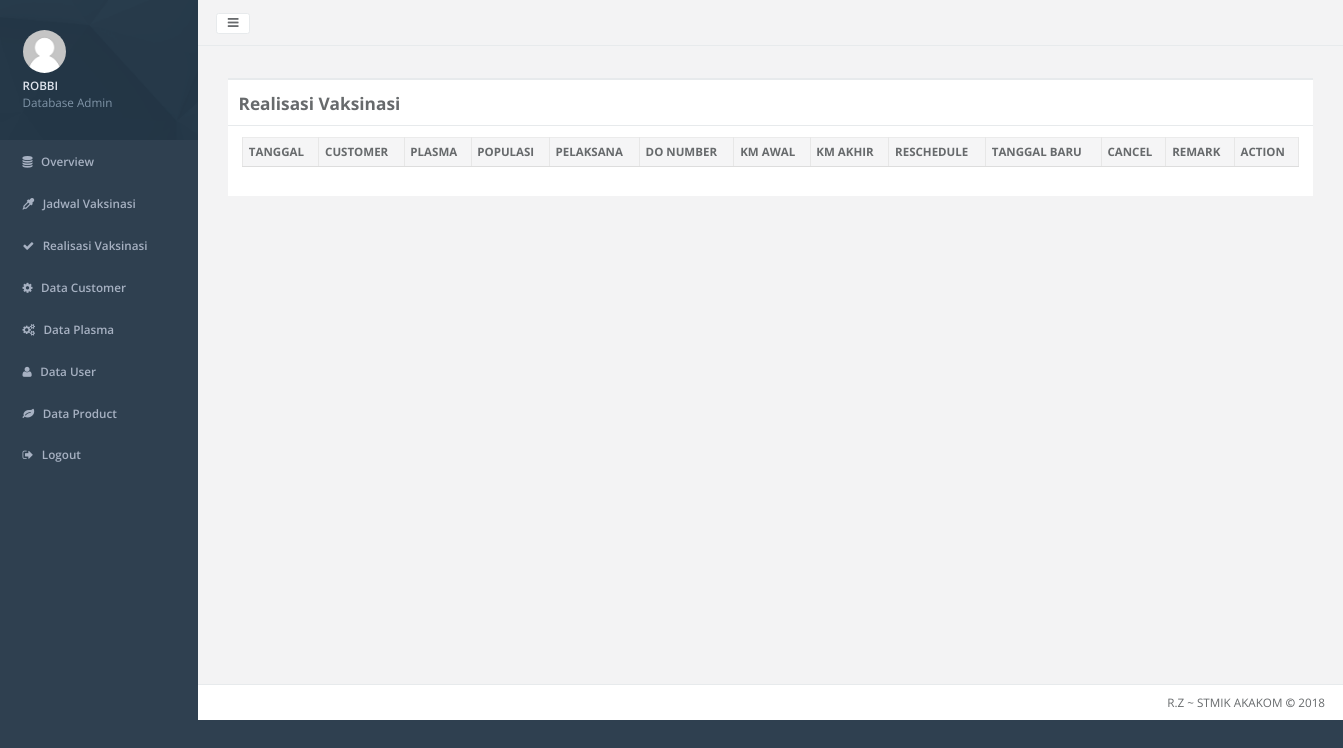
The app's page /_admin/home.php?hal=realisasi-data (signed in), older data.
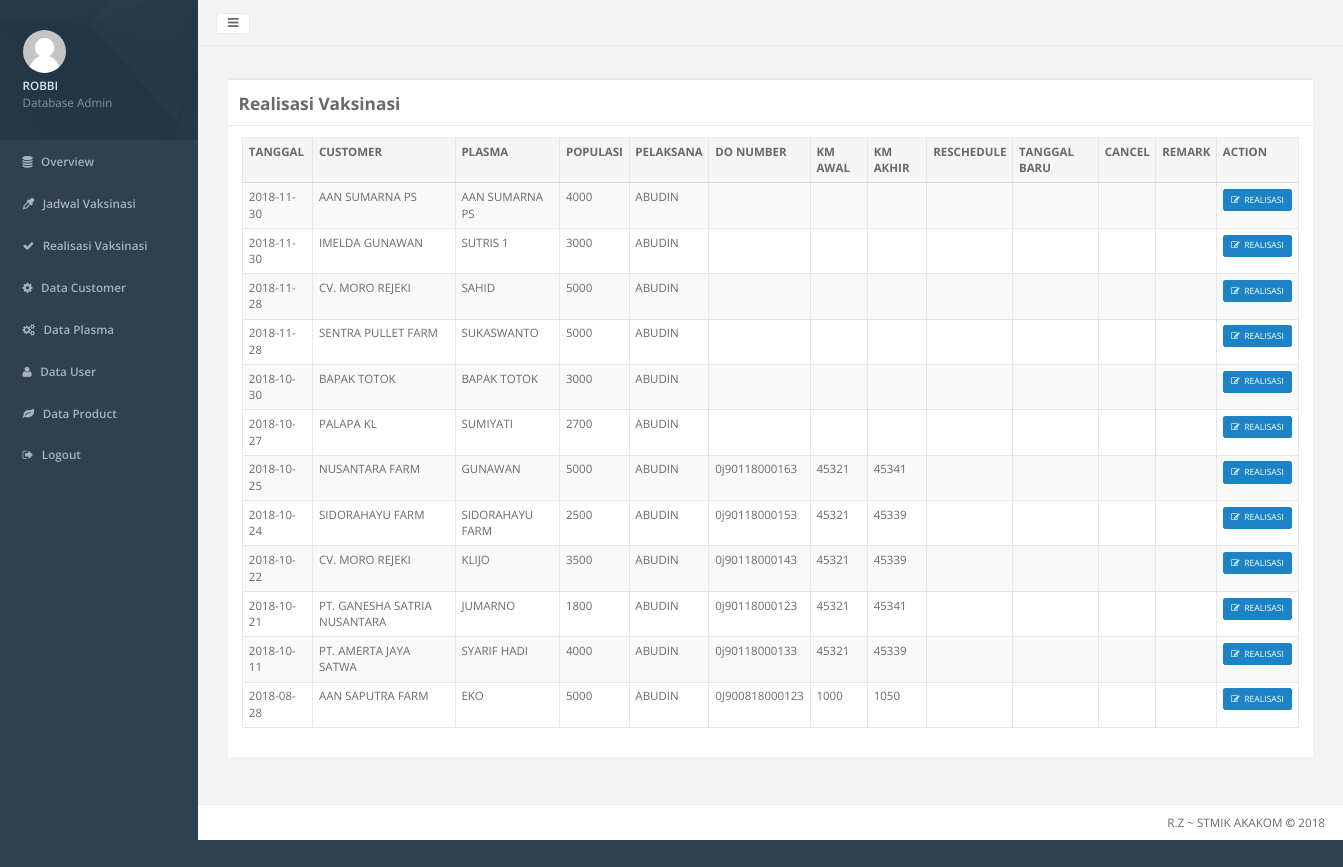
The same page, newer data.
### tables this page shows
CREATE TABLE IF NOT EXISTS `vaksinasi` (
`vacid` int(255) NOT NULL,
  `plasmacode` int(8) NOT NULL,
  `stockcode` varchar(8) NOT NULL,
  `pelaksana` int(8) NOT NULL,
  `tanggal` date NOT NULL,
  `jenis` enum('LAYER','BROILER','PEJANTAN','BREEDING','BEBEK') NOT NULL,
  `populasi` int(8) NOT NULL,
  `umur` int(4) NOT NULL,
  `aplikasi` enum('SUBKUTAN','IM-DADA','IM-PAHA','T-MATA','T-MULUT','T-HIDUNG','MINUM','SPRAY','SAYAP') NOT NULL,
  `status` enum('BELUM','SUDAH') NOT NULL DEFAULT 'BELUM',
  `donumber` varchar(16) DEFAULT NULL,
  `batch` varchar(16) DEFAULT NULL,
  `kmstart` int(8) DEFAULT NULL,
  `kmfinish` int(8) DEFAULT NULL,
  `remark` varchar(128) DEFAULT NULL,
  `reschedule` enum('A','B','C','D','E','F','G','H') DEFAULT NULL,
  `newdate` date DEFAULT NULL,
  `cancel` enum('1','2','3','4') DEFAULT NULL
);

CREATE TABLE IF NOT EXISTS `customer` (
  `custcode` char(5) NOT NULL,
  `custname` varchar(32) NOT NULL,
  `category` enum('PS','Farm','KK','KL','KN') NOT NULL,
  `salesman` varchar(3) NOT NULL
);

CREATE TABLE IF NOT EXISTS `plasma` (
`plasmacode` int(8) NOT NULL,
  `custcode` varchar(5) NOT NULL,
  `plasmaname` varchar(32) NOT NULL,
  `address` varchar(128) NOT NULL,
  `city` varchar(32) NOT NULL,
  `area` enum('DK','LK') NOT NULL,
  `phone` varchar(16) NOT NULL
);

CREATE TABLE IF NOT EXISTS `user` (
`uid` int(8) NOT NULL,
  `username` varchar(32) NOT NULL,
  `password` varchar(16) NOT NULL,
  `role` enum('admin','koordinator','vaksinator') NOT NULL,
  `token` varchar(64) NOT NULL
);

### _admin/realisasi-data.php (the view, shortened to what this page needs)
<div class="wrapper wrapper-content animated fadeInRight" style="zoom: 0.8;">
    <div class="row">
        <div class="col-lg-12">
            <div class="ibox float-e-margins">
                <div class="ibox-title">
                    <h2><b>Realisasi Vaksinasi</b></h2>
                </div>
                <div class="ibox-content">
                    <div class="table-responsive">
                        <table class="table table-striped table-bordered table-hover dataTables-examples" >
                            <thead>
                                <tr>
                                    <th>TANGGAL</th>
                                    <th>CUSTOMER</th>
                                    <th>PLASMA</th>
                                    <th>POPULASI</th>
                                    <th>PELAKSANA</th>
                                    <th>DO NUMBER</th>
                                    <th>KM AWAL</th>
                                    <th>KM AKHIR</th>
                                    <th>RESCHEDULE</th>
                                    <th>TANGGAL BARU</th>
                                    <th>CANCEL</th>
                                    <th>REMARK</th>
                                    <th>ACTION</th>
                                </tr>
                            </thead>
                            <tbody>
                            <?php
                            include '../koneksi.php';
                            $sql = "SELECT * FROM vaksinasi,user,product,plasma,customer WHERE vaksinasi.pelaksana = user.uid AND vaksinasi.stockcode=product.stockcode AND vaksinasi.plasmacode = plasma.plasmacode AND plasma.custcode = customer.custcode ORDER BY tanggal DESC";
                            $query = mysqli_query($kon, $sql);
                            while ($row = mysqli_fetch_array($query)) {
                            ?>
                                <tr>
                                    <td><?php echo $row['tanggal'];?></td>
                                    <td><?php echo $row['custname'];?></td>
                                    <td><?php echo $row['plasmaname'];?></td>
                                    <td><?php echo $row['populasi'];?></td>
                                    <td><?php echo $row['username'];?></td>
                                    <td><?php echo $row['donumber'];?></td>
                                    <td><?php echo $row['kmstart'];?></td>
                                    <td><?php echo $row['kmfinish'];?></td>
                                    <?php
                                    if ($row['reschedule']=='A'){$showReschedule='Ayam dalam pengobatan';}
                                    else if ($row['reschedule']=='B'){$showReschedule='Ayam terlalu kecil';}
                                    else if ($row['reschedule']=='C'){$showReschedule='Chick in mundur';}
                                    else if ($row['reschedule']=='D'){$showReschedule='Jadwal padat';}
                                    else if ($row['reschedule']=='E'){$showReschedule='Kurang vaksinator';}
                                    else if ($row['reschedule']=='F'){$showReschedule='Mendahulukan kasus';}
                                    else if ($row['reschedule']=='G'){$showReschedule='Permintaan peternak';}
                                    else if ($row['reschedule']=='H'){$showReschedule='Lain-lain';}
                                    else{$showReschedule='';}
                                    ?>
                                    <td><?php echo $showReschedule;?></td>
                                    <td><?php echo $row['newdate'];?></td>
                                    <?php
                                    if ($row['cancel']=='1'){$showCancel='Dikerjakan orang lain';}
                                    else if ($row['cancel']=='2'){$showCancel='Sudah dipanen';}
                                    else if ($row['cancel']=='3'){$showCancel='Vaksin hatchery';}
                                    else if ($row['cancel']=='4'){$showCancel='Lain-lain';}
                                    else{$showCancel='';}
                                    ?>
                                    <td><?php echo $showCancel;?></td>
                                    <td><?php echo $row['remark'];?></td>
                                    <td class="center">
                                        <center>
                                            <a class="btn btn-sm btn-success" href="home.php?hal=realisasi-edit&vacid=<?php echo $row['vacid']?>" title="Edit"><i class="fa fa-edit"></i>&nbsp REALISASI</a>
                                        </center>
                                    </td>
                                </tr>
                            <?php } ?>
                            </tbody>
                        </table>
                    </div>
                </div>
            </div>
        </div>
    </div>
</div>

Row changes from the older to the newer data that the page shows:
added vaksinasi: tanggal "2018-11-30", customer.custname "AAN SUMARNA PS", plasma.plasmaname "AAN SUMARNA PS", populasi "4000", user.username "ABUDIN"
added vaksinasi: tanggal "2018-11-30", customer.custname "IMELDA GUNAWAN", plasma.plasmaname "SUTRIS 1", populasi "3000", user.username "ABUDIN"
added vaksinasi: tanggal "2018-11-28", customer.custname "CV. MORO REJEKI", plasma.plasmaname "SAHID", populasi "5000", user.username "ABUDIN"
added vaksinasi: tanggal "2018-11-28", customer.custname "SENTRA PULLET FARM", plasma.plasmaname "SUKASWANTO", populasi "5000", user.username "ABUDIN"
added vaksinasi: tanggal "2018-10-30", customer.custname "BAPAK TOTOK", plasma.plasmaname "BAPAK TOTOK", populasi "3000", user.username "ABUDIN"
added vaksinasi: tanggal "2018-10-27", customer.custname "PALAPA KL", plasma.plasmaname "SUMIYATI", populasi "2700", user.username "ABUDIN"
added vaksinasi: tanggal "2018-10-25", customer.custname "NUSANTARA FARM", plasma.plasmaname "GUNAWAN", populasi "5000", user.username "ABUDIN", donumber "0j90118000163", kmstart "45321", kmfinish "45341"
added vaksinasi: tanggal "2018-10-24", customer.custname "SIDORAHAYU FARM", plasma.plasmaname "SIDORAHAYU FARM", populasi "2500", user.username "ABUDIN", donumber "0j90118000153", kmstart "45321", kmfinish "45339"
added vaksinasi: tanggal "2018-10-22", customer.custname "CV. MORO REJEKI", plasma.plasmaname "KLIJO", populasi "3500", user.username "ABUDIN", donumber "0j90118000143", kmstart "45321", kmfinish "45339"
added vaksinasi: tanggal "2018-10-21", customer.custname "PT. GANESHA SATRIA NUSANTARA", plasma.plasmaname "JUMARNO", populasi "1800", user.username "ABUDIN", donumber "0j90118000123", kmstart "45321", kmfinish "45341"
added vaksinasi: tanggal "2018-10-11", customer.custname "PT. AMERTA JAYA SATWA", plasma.plasmaname "SYARIF HADI", populasi "4000", user.username "ABUDIN", donumber "0j90118000133", kmstart "45321", kmfinish "45339"
added vaksinasi: tanggal "2018-08-28", customer.custname "AAN SAPUTRA FARM", plasma.plasmaname "EKO", populasi "5000", user.username "ABUDIN", donumber "0J900818000123", kmstart "1000", kmfinish "1050"
